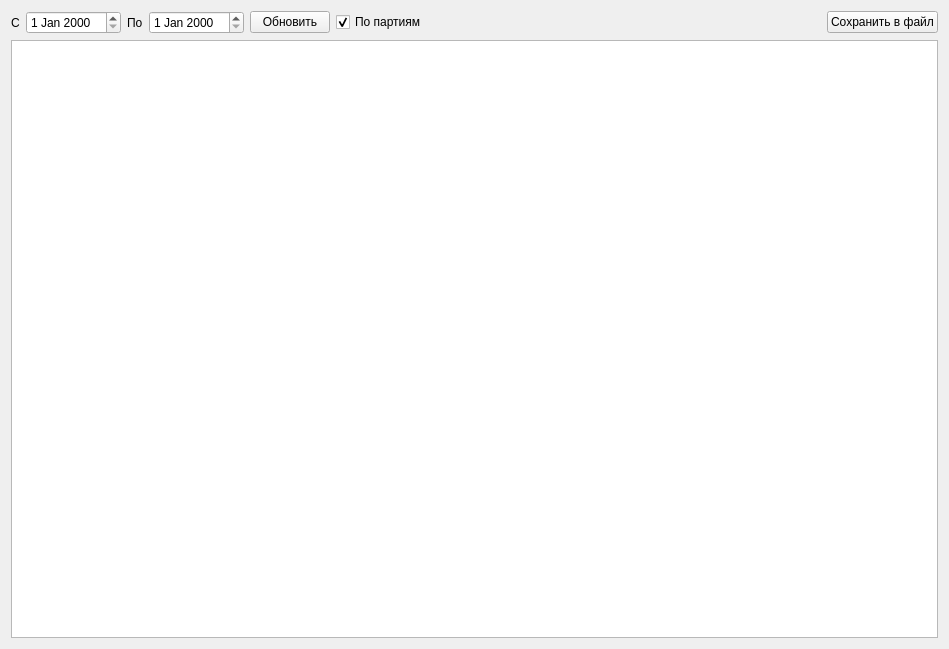
<?xml version="1.0" encoding="UTF-8"?>
<ui version="4.0">
 <class>FormRepDoz</class>
 <widget class="QWidget" name="FormRepDoz">
  <property name="geometry">
   <rect>
    <x>0</x>
    <y>0</y>
    <width>949</width>
    <height>649</height>
   </rect>
  </property>
  <property name="windowTitle">
   <string>Form</string>
  </property>
  <layout class="QVBoxLayout" name="verticalLayout">
   <item>
    <layout class="QHBoxLayout" name="horizontalLayout">
     <item>
      <widget class="QLabel" name="label">
       <property name="text">
        <string>С</string>
       </property>
      </widget>
     </item>
     <item>
      <widget class="DbDateEdit" name="dateEditBeg"/>
     </item>
     <item>
      <widget class="QLabel" name="label_2">
       <property name="text">
        <string>По</string>
       </property>
      </widget>
     </item>
     <item>
      <widget class="DbDateEdit" name="dateEditEnd"/>
     </item>
     <item>
      <widget class="QPushButton" name="pushButtonUpd">
       <property name="text">
        <string>Обновить</string>
       </property>
      </widget>
     </item>
     <item>
      <widget class="QCheckBox" name="checkBoxPart">
       <property name="text">
        <string>По партиям</string>
       </property>
       <property name="checked">
        <bool>true</bool>
       </property>
      </widget>
     </item>
     <item>
      <spacer name="horizontalSpacer">
       <property name="orientation">
        <enum>Qt::Horizontal</enum>
       </property>
       <property name="sizeHint" stdset="0">
        <size>
         <width>40</width>
         <height>20</height>
        </size>
       </property>
      </spacer>
     </item>
     <item>
      <widget class="QPushButton" name="pushButtonSave">
       <property name="text">
        <string>Сохранить в файл</string>
       </property>
      </widget>
     </item>
    </layout>
   </item>
   <item>
    <widget class="TableView" name="tableView"/>
   </item>
  </layout>
 </widget>
 <customwidgets>
  <customwidget>
   <class>DbDateEdit</class>
   <extends>QDateEdit</extends>
   <header>db/dbdateedit.h</header>
  </customwidget>
  <customwidget>
   <class>TableView</class>
   <extends>QTableView</extends>
   <header>olap/tableview.h</header>
  </customwidget>
 </customwidgets>
 <resources/>
 <connections/>
</ui>
